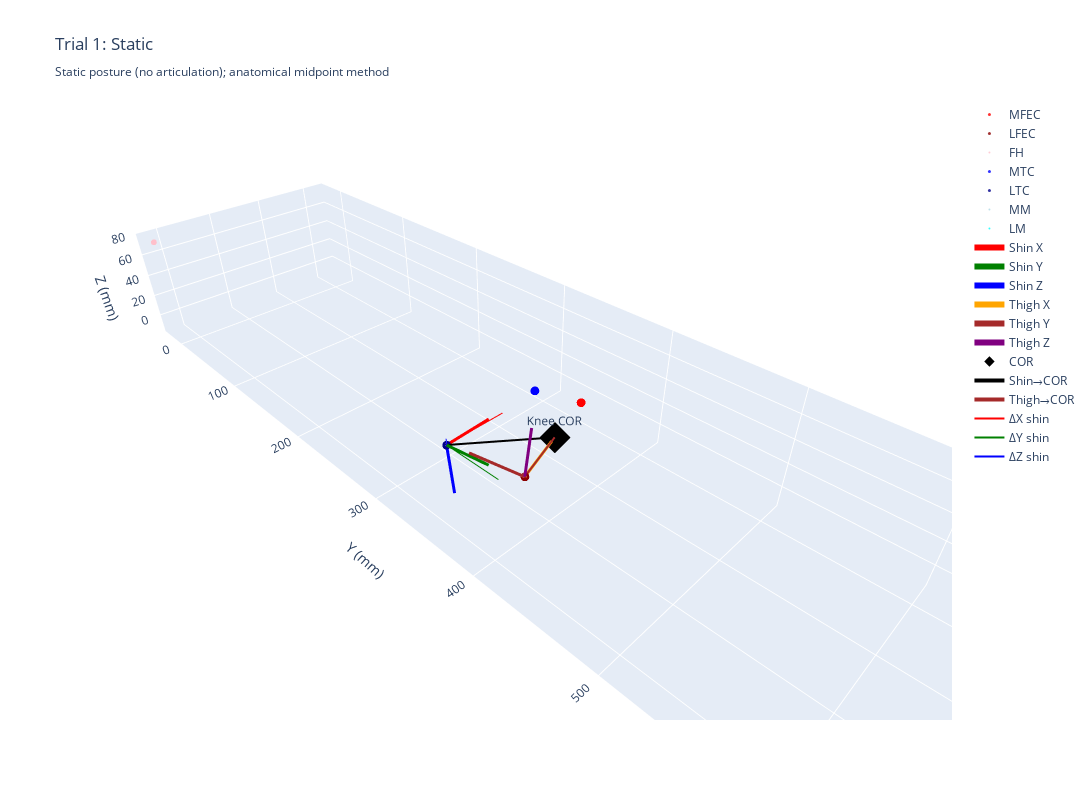
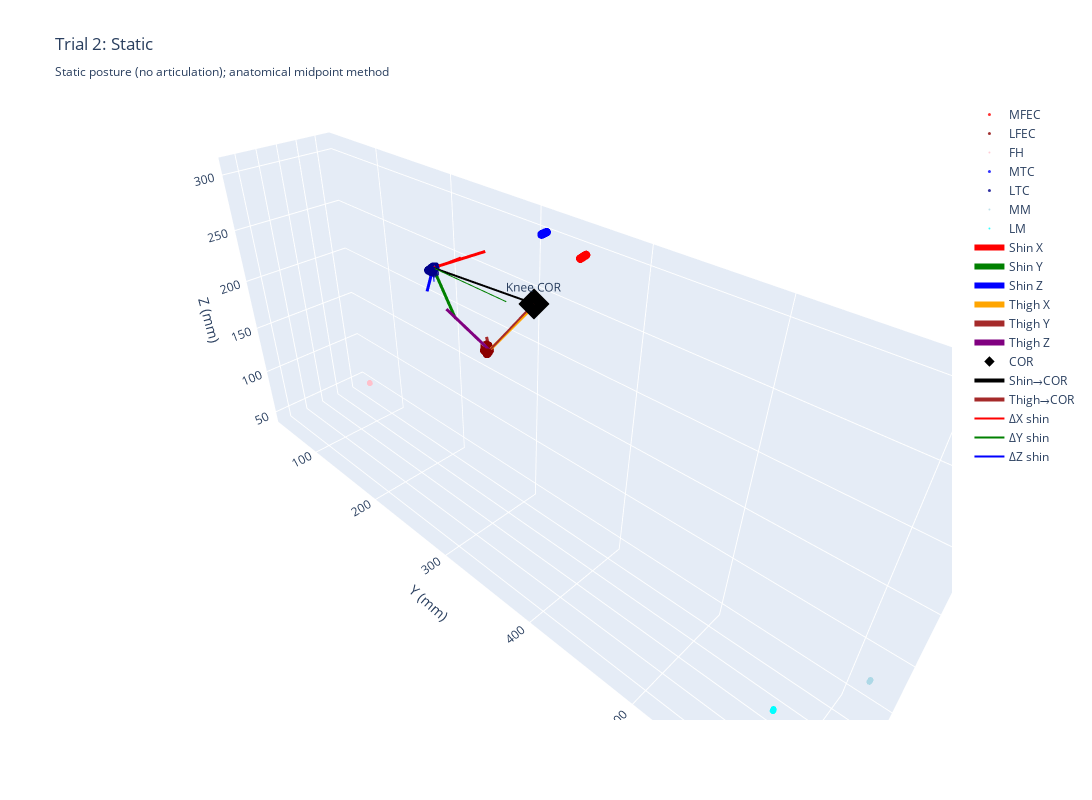
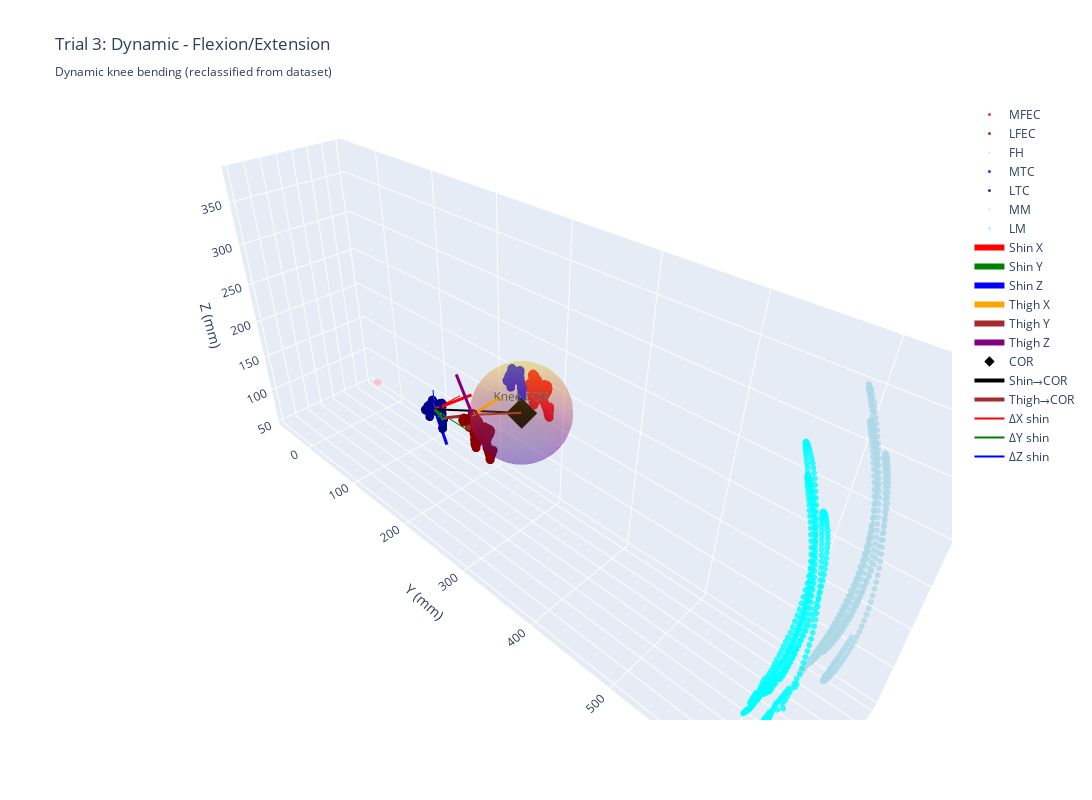
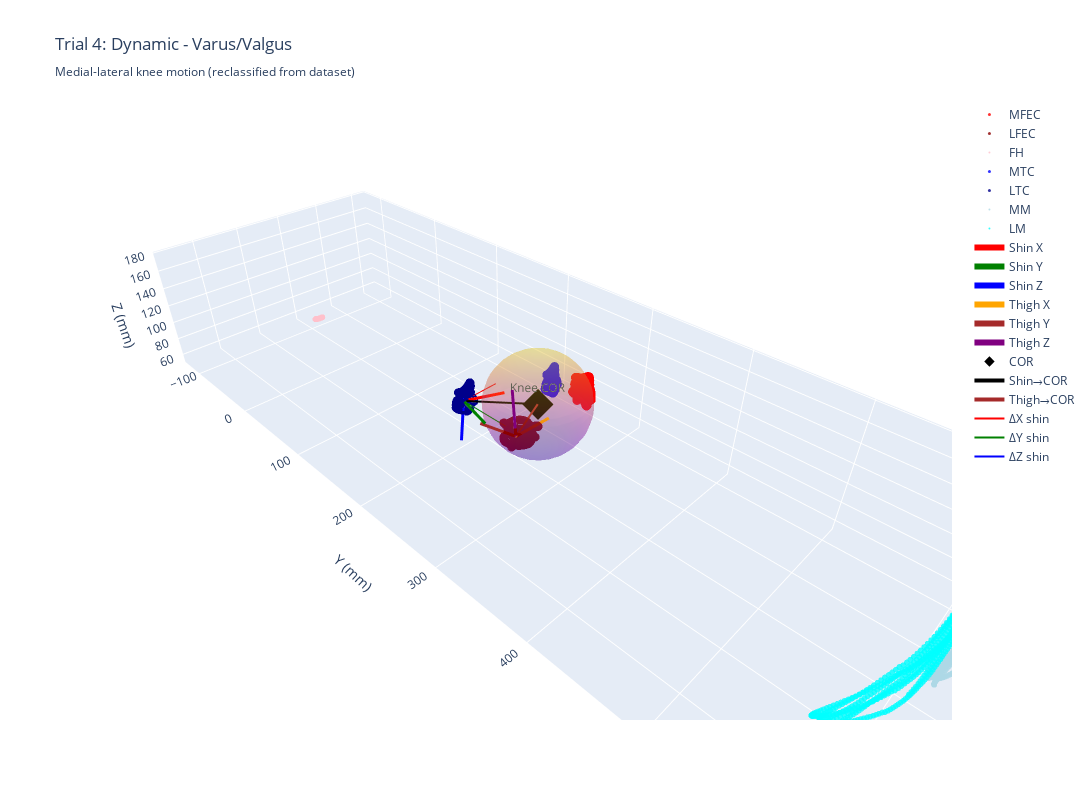

Notebook cell for these charts, in order:
### Code cell
# ====== 5. 3D VISUALIZATION FOR EACH TRIAL ======
def trace_points(name, pts, color, size=3):
    """Create scatter trace for 3D points."""
    return go.Scatter3d(
        x=pts[:,0], y=pts[:,1], z=pts[:,2],
        mode='markers', marker=dict(size=size, color=color),
        name=name, opacity=0.8
)

def trace_arrow(name, origin, vec, color, width=6):
    """Create line trace for vector arrow."""
    p2 = origin + vec
    return go.Scatter3d(
        x=[origin[0], p2[0]],
        y=[origin[1], p2[1]],
        z=[origin[2], p2[2]],
        mode='lines', line=dict(width=width, color=color),
        name=name
)

def sphere_surface(center, radius, res=24):
    """Create semi-transparent sphere surface."""
    u = np.linspace(0, 2*np.pi, res)
    v = np.linspace(0, np.pi, res)
    x = center[0] + radius * np.outer(np.cos(u), np.sin(v))
    y = center[1] + radius * np.outer(np.sin(u), np.sin(v))
    z = center[2] + radius * np.outer(np.ones_like(u), np.cos(v))
    return go.Surface(x=x, y=y, z=z, opacity=0.25, showscale=False, name='COR sphere')

# Create visualization for each trial
for trial_name, results in trials_results.items():
    print(f"\nGenerating 3D visualization for {trial_name}...")
    
    data = results["data"]
    center = results["center"]
    r = results["radius"]
    shinOrigin = results["shinOrigin"]
    thighOrigin = results["thighOrigin"]
    Rsh = results["Rsh"]
    Rth = results["Rth"]
    deltaShin = results["deltaShin"]
    deltaThigh = results["deltaThigh"]
    
    traces = []
    
    # Plot anatomical markers
    # Thigh markers (red tones)
    traces += [trace_points("MFEC", data["MFEC"], "red", size=3)]
    traces += [trace_points("LFEC", data["LFEC"], "darkred", size=3)]
    traces += [trace_points("FH", data["FH"], "pink", size=2)]
    
    # Shin markers (blue tones)
    traces += [trace_points("MTC", data["MTC"], "blue", size=3)]
    traces += [trace_points("LTC", data["LTC"], "darkblue", size=3)]
    traces += [trace_points("MM", data["MM"], "lightblue", size=2)]
    traces += [trace_points("LM", data["LM"], "cyan", size=2)]
    
    # Coordinate system visualization (at reference frame)
    scale = 40.0
    traces += [
        trace_arrow("Shin X",  shinOrigin,  scale * Rsh[:,0], "red"),
        trace_arrow("Shin Y",  shinOrigin,  scale * Rsh[:,1], "green"),
        trace_arrow("Shin Z",  shinOrigin,  scale * Rsh[:,2], "blue"),
        trace_arrow("Thigh X", thighOrigin, scale * Rth[:,0], "orange"),
        trace_arrow("Thigh Y", thighOrigin, scale * Rth[:,1], "brown"),
        trace_arrow("Thigh Z", thighOrigin, scale * Rth[:,2], "purple"),
]
    
    # Center of rotation and optional sphere
    traces += [go.Scatter3d(x=[center[0]], y=[center[1]], z=[center[2]],
                            mode='markers+text',
                            marker=dict(size=8, color='black', symbol='diamond'),
                            text=["Knee COR"],
                            textposition="top center",
                            name="COR")]
    if isinstance(r, float) and np.isfinite(r) and r > 1e-6:
        traces += [sphere_surface(center, r)]
    
    # Connection lines showing distances
    traces += [
        trace_arrow("Shin→COR",  shinOrigin,  center - shinOrigin,  "black", width=4),
        trace_arrow("Thigh→COR", thighOrigin, center - thighOrigin, "brown", width=4),
]
    
    # Per-axis component vectors (from shin origin)
    traces += [
        trace_arrow("ΔX shin", shinOrigin, np.array([deltaShin[0], 0, 0]), "red", width=2),
        trace_arrow("ΔY shin", shinOrigin, np.array([0, deltaShin[1], 0]), "green", width=2),
        trace_arrow("ΔZ shin", shinOrigin, np.array([0, 0, deltaShin[2]]), "blue", width=2),
]
    
    layout = go.Layout(
        scene=dict(
            xaxis_title="X (mm)", 
            yaxis_title="Y (mm)", 
            zaxis_title="Z (mm)",
            aspectmode='data'
        ),
        title=f"{trial_name}: {results['type']}<br><sub>{results['description']}</sub>",
        showlegend=True, 
        height=800,
        width=1200
)
    
    fig = go.Figure(data=traces, layout=layout)
    fig.show()
    
print("\n✓ All visualizations generated")

### Figure 1 — Plotly figure (JSON) as saved in the notebook; plotly's stock layout.template omitted (floating-point values rounded to 4 significant figures; data arrays with more than 128 entries replaced by an {"elided": "..."} marker saying what was removed)
{"data": [{"marker": {"color": "red", "size": 3}, "mode": "markers", "name": "MFEC", "opacity": 0.8, "type": "scatter3d", "x": {"elided": "578 float values"}, "y": {"elided": "578 float values"}, "z": {"elided": "578 float values"}}, {"marker": {"color": "darkred", "size": 3}, "mode": "markers", "name": "LFEC", "opacity": 0.8, "type": "scatter3d", "x": {"elided": "578 float values"}, "y": {"elided": "578 float values"}, "z": {"elided": "578 float values"}}, {"marker": {"color": "pink", "size": 2}, "mode": "markers", "name": "FH", "opacity": 0.8, "type": "scatter3d", "x": {"elided": "578 float values"}, "y": {"elided": "578 float values"}, "z": {"elided": "578 float values"}}, {"marker": {"color": "blue", "size": 3}, "mode": "markers", "name": "MTC", "opacity": 0.8, "type": "scatter3d", "x": {"elided": "578 float values"}, "y": {"elided": "578 float values"}, "z": {"elided": "578 float values"}}, {"marker": {"color": "darkblue", "size": 3}, "mode": "markers", "name": "LTC", "opacity": 0.8, "type": "scatter3d", "x": {"elided": "578 float values"}, "y": {"elided": "578 float values"}, "z": {"elided": "578 float values"}}, {"marker": {"color": "lightblue", "size": 2}, "mode": "markers", "name": "MM", "opacity": 0.8, "type": "scatter3d", "x": {"elided": "578 float values"}, "y": {"elided": "578 float values"}, "z": {"elided": "578 float values"}}, {"marker": {"color": "cyan", "size": 2}, "mode": "markers", "name": "LM", "opacity": 0.8, "type": "scatter3d", "x": {"elided": "578 float values"}, "y": {"elided": "578 float values"}, "z": {"elided": "578 float values"}}, {"line": {"color": "red", "width": 6}, "mode": "lines", "name": "Shin X", "type": "scatter3d", "x": [28.59, -11.38], "y": [331.8, 330.4], "z": [25.17, 25.32]}, {"line": {"color": "green", "width": 6}, "mode": "lines", "name": "Shin Y", "type": "scatter3d", "x": [28.59, 27.22], "y": [331.8, 371.5], "z": [25.17, 30.1]}, {"line": {"color": "blue", "width": 6}, "mode": "lines", "name": "Shin Z", "type": "scatter3d", "x": [28.59, 28.27], "y": [331.8, 336.7], "z": [25.17, -14.53]}, {"line": {"color": "orange", "width": 6}, "mode": "lines", "name": "Thigh X", "type": "scatter3d", "x": [18.78, -19.28], "y": [395.2, 382.9], "z": [29.72, 30.35]}, {"line": {"color": "brown", "width": 6}, "mode": "lines", "name": "Thigh Y", "type": "scatter3d", "x": [18.78, 31.04], "y": [395.2, 357.4], "z": [29.72, 34.25]}, {"line": {"color": "purple", "width": 6}, "mode": "lines", "name": "Thigh Z", "type": "scatter3d", "x": [18.78, 17.99], "y": [395.2, 399.7], "z": [29.72, 69.46]}, {"marker": {"color": "black", "size": 8, "symbol": "diamond"}, "mode": "markers+text", "name": "COR", "text": ["Knee COR"], "textposition": "top center", "type": "scatter3d", "x": [-23.41], "y": [381.6], "z": [30.43]}, {"line": {"color": "black", "width": 4}, "mode": "lines", "name": "Shin→COR", "type": "scatter3d", "x": [28.59, -23.41], "y": [331.8, 381.6], "z": [25.17, 30.43]}, {"line": {"color": "brown", "width": 4}, "mode": "lines", "name": "Thigh→COR", "type": "scatter3d", "x": [18.78, -23.41], "y": [395.2, 381.6], "z": [29.72, 30.43]}, {"line": {"color": "red", "width": 2}, "mode": "lines", "name": "ΔX shin", "type": "scatter3d", "x": [28.59, -23.41], "y": [331.8, 331.8], "z": [25.17, 25.17]}, {"line": {"color": "green", "width": 2}, "mode": "lines", "name": "ΔY shin", "type": "scatter3d", "x": [28.59, 28.59], "y": [331.8, 381.6], "z": [25.17, 25.17]}, {"line": {"color": "blue", "width": 2}, "mode": "lines", "name": "ΔZ shin", "type": "scatter3d", "x": [28.59, 28.59], "y": [331.8, 331.8], "z": [25.17, 30.43]}], "layout": {"height": 800, "scene": {"aspectmode": "data", "xaxis": {"title": {"text": "X (mm)"}}, "yaxis": {"title": {"text": "Y (mm)"}}, "zaxis": {"title": {"text": "Z (mm)"}}}, "showlegend": true, "title": {"text": "Trial 1: Static<br><sub>Static posture (no articulation); anatomical midpoint method</sub>"}, "width": 1200}}

### Figure 2 — Plotly figure (JSON) as saved in the notebook; plotly's stock layout.template omitted (floating-point values rounded to 4 significant figures; data arrays with more than 128 entries replaced by an {"elided": "..."} marker saying what was removed)
{"data": [{"marker": {"color": "red", "size": 3}, "mode": "markers", "name": "MFEC", "opacity": 0.8, "type": "scatter3d", "x": {"elided": "580 float values"}, "y": {"elided": "580 float values"}, "z": {"elided": "580 float values"}}, {"marker": {"color": "darkred", "size": 3}, "mode": "markers", "name": "LFEC", "opacity": 0.8, "type": "scatter3d", "x": {"elided": "580 float values"}, "y": {"elided": "580 float values"}, "z": {"elided": "580 float values"}}, {"marker": {"color": "pink", "size": 2}, "mode": "markers", "name": "FH", "opacity": 0.8, "type": "scatter3d", "x": {"elided": "580 float values"}, "y": {"elided": "580 float values"}, "z": {"elided": "580 float values"}}, {"marker": {"color": "blue", "size": 3}, "mode": "markers", "name": "MTC", "opacity": 0.8, "type": "scatter3d", "x": {"elided": "580 float values"}, "y": {"elided": "580 float values"}, "z": {"elided": "580 float values"}}, {"marker": {"color": "darkblue", "size": 3}, "mode": "markers", "name": "LTC", "opacity": 0.8, "type": "scatter3d", "x": {"elided": "580 float values"}, "y": {"elided": "580 float values"}, "z": {"elided": "580 float values"}}, {"marker": {"color": "lightblue", "size": 2}, "mode": "markers", "name": "MM", "opacity": 0.8, "type": "scatter3d", "x": {"elided": "580 float values"}, "y": {"elided": "580 float values"}, "z": {"elided": "580 float values"}}, {"marker": {"color": "cyan", "size": 2}, "mode": "markers", "name": "LM", "opacity": 0.8, "type": "scatter3d", "x": {"elided": "580 float values"}, "y": {"elided": "580 float values"}, "z": {"elided": "580 float values"}}, {"line": {"color": "red", "width": 6}, "mode": "lines", "name": "Shin X", "type": "scatter3d", "x": [72.65, 34.96], "y": [281.2, 293.8], "z": [288.5, 292.9]}, {"line": {"color": "green", "width": 6}, "mode": "lines", "name": "Shin Y", "type": "scatter3d", "x": [72.65, 79.63], "y": [281.2, 310.9], "z": [288.5, 262.7]}, {"line": {"color": "blue", "width": 6}, "mode": "lines", "name": "Shin Z", "type": "scatter3d", "x": [72.65, 61.23], "y": [281.2, 257.6], "z": [288.5, 258.3]}, {"line": {"color": "orange", "width": 6}, "mode": "lines", "name": "Thigh X", "type": "scatter3d", "x": [76.15, 48.7], "y": [340.6, 353.2], "z": [248.8, 275.0]}, {"line": {"color": "brown", "width": 6}, "mode": "lines", "name": "Thigh Y", "type": "scatter3d", "x": [76.15, 51.68], "y": [340.6, 311.1], "z": [248.8, 237.4]}, {"line": {"color": "purple", "width": 6}, "mode": "lines", "name": "Thigh Z", "type": "scatter3d", "x": [76.15, 91.88], "y": [340.6, 316.7], "z": [248.8, 276.8]}, {"marker": {"color": "black", "size": 8, "symbol": "diamond"}, "mode": "markers+text", "name": "COR", "text": ["Knee COR"], "textposition": "top center", "type": "scatter3d", "x": [47.3], "y": [353.5], "z": [277.9]}, {"line": {"color": "black", "width": 4}, "mode": "lines", "name": "Shin→COR", "type": "scatter3d", "x": [72.65, 47.3], "y": [281.2, 353.5], "z": [288.5, 277.9]}, {"line": {"color": "brown", "width": 4}, "mode": "lines", "name": "Thigh→COR", "type": "scatter3d", "x": [76.15, 47.3], "y": [340.6, 353.5], "z": [248.8, 277.9]}, {"line": {"color": "red", "width": 2}, "mode": "lines", "name": "ΔX shin", "type": "scatter3d", "x": [72.65, 47.3], "y": [281.2, 281.2], "z": [288.5, 288.5]}, {"line": {"color": "green", "width": 2}, "mode": "lines", "name": "ΔY shin", "type": "scatter3d", "x": [72.65, 72.65], "y": [281.2, 353.5], "z": [288.5, 288.5]}, {"line": {"color": "blue", "width": 2}, "mode": "lines", "name": "ΔZ shin", "type": "scatter3d", "x": [72.65, 72.65], "y": [281.2, 281.2], "z": [288.5, 277.9]}], "layout": {"height": 800, "scene": {"aspectmode": "data", "xaxis": {"title": {"text": "X (mm)"}}, "yaxis": {"title": {"text": "Y (mm)"}}, "zaxis": {"title": {"text": "Z (mm)"}}}, "showlegend": true, "title": {"text": "Trial 2: Static<br><sub>Static posture (no articulation); anatomical midpoint method</sub>"}, "width": 1200}}

### Figure 3 — Plotly figure (JSON) as saved in the notebook; plotly's stock layout.template omitted (floating-point values rounded to 4 significant figures; data arrays with more than 128 entries replaced by an {"elided": "..."} marker saying what was removed)
{"data": [{"marker": {"color": "red", "size": 3}, "mode": "markers", "name": "MFEC", "opacity": 0.8, "type": "scatter3d", "x": {"elided": "414 float values"}, "y": {"elided": "414 float values"}, "z": {"elided": "414 float values"}}, {"marker": {"color": "darkred", "size": 3}, "mode": "markers", "name": "LFEC", "opacity": 0.8, "type": "scatter3d", "x": {"elided": "414 float values"}, "y": {"elided": "414 float values"}, "z": {"elided": "414 float values"}}, {"marker": {"color": "pink", "size": 2}, "mode": "markers", "name": "FH", "opacity": 0.8, "type": "scatter3d", "x": {"elided": "414 float values"}, "y": {"elided": "414 float values"}, "z": {"elided": "414 float values"}}, {"marker": {"color": "blue", "size": 3}, "mode": "markers", "name": "MTC", "opacity": 0.8, "type": "scatter3d", "x": {"elided": "414 float values"}, "y": {"elided": "414 float values"}, "z": {"elided": "414 float values"}}, {"marker": {"color": "darkblue", "size": 3}, "mode": "markers", "name": "LTC", "opacity": 0.8, "type": "scatter3d", "x": {"elided": "414 float values"}, "y": {"elided": "414 float values"}, "z": {"elided": "414 float values"}}, {"marker": {"color": "lightblue", "size": 2}, "mode": "markers", "name": "MM", "opacity": 0.8, "type": "scatter3d", "x": {"elided": "414 float values"}, "y": {"elided": "414 float values"}, "z": {"elided": "414 float values"}}, {"marker": {"color": "cyan", "size": 2}, "mode": "markers", "name": "LM", "opacity": 0.8, "type": "scatter3d", "x": {"elided": "414 float values"}, "y": {"elided": "414 float values"}, "z": {"elided": "414 float values"}}, {"line": {"color": "red", "width": 6}, "mode": "lines", "name": "Shin X", "type": "scatter3d", "x": [101.4, 64.87], "y": [239.6, 254.5], "z": [211.6, 218.5]}, {"line": {"color": "green", "width": 6}, "mode": "lines", "name": "Shin Y", "type": "scatter3d", "x": [101.4, 117.7], "y": [239.6, 273.8], "z": [211.6, 224.5]}, {"line": {"color": "blue", "width": 6}, "mode": "lines", "name": "Shin Z", "type": "scatter3d", "x": [101.4, 100.3], "y": [239.6, 254.2], "z": [211.6, 174.4]}, {"line": {"color": "orange", "width": 6}, "mode": "lines", "name": "Thigh X", "type": "scatter3d", "x": [112.9, 73.11], "y": [310.0, 305.7], "z": [246.2, 244.6]}, {"line": {"color": "brown", "width": 6}, "mode": "lines", "name": "Thigh Y", "type": "scatter3d", "x": [112.9, 117.4], "y": [310.0, 275.1], "z": [246.2, 227.3]}, {"line": {"color": "purple", "width": 6}, "mode": "lines", "name": "Thigh Z", "type": "scatter3d", "x": [112.9, 113.5], "y": [310.0, 291.0], "z": [246.2, 281.4]}, {"marker": {"color": "black", "size": 8, "symbol": "diamond"}, "mode": "markers+text", "name": "COR", "text": ["Knee COR"], "textposition": "top center", "type": "scatter3d", "x": [67.62], "y": [327.8], "z": [234.7]}, {"name": "COR sphere", "opacity": 0.25, "showscale": false, "type": "surface", "x": {"elided": "24x24 float values"}, "y": {"elided": "24x24 float values"}, "z": {"elided": "24x24 float values"}}, {"line": {"color": "black", "width": 4}, "mode": "lines", "name": "Shin→COR", "type": "scatter3d", "x": [101.4, 67.62], "y": [239.6, 327.8], "z": [211.6, 234.7]}, {"line": {"color": "brown", "width": 4}, "mode": "lines", "name": "Thigh→COR", "type": "scatter3d", "x": [112.9, 67.62], "y": [310.0, 327.8], "z": [246.2, 234.7]}, {"line": {"color": "red", "width": 2}, "mode": "lines", "name": "ΔX shin", "type": "scatter3d", "x": [101.4, 67.62], "y": [239.6, 239.6], "z": [211.6, 211.6]}, {"line": {"color": "green", "width": 2}, "mode": "lines", "name": "ΔY shin", "type": "scatter3d", "x": [101.4, 101.4], "y": [239.6, 327.8], "z": [211.6, 211.6]}, {"line": {"color": "blue", "width": 2}, "mode": "lines", "name": "ΔZ shin", "type": "scatter3d", "x": [101.4, 101.4], "y": [239.6, 239.6], "z": [211.6, 234.7]}], "layout": {"height": 800, "scene": {"aspectmode": "data", "xaxis": {"title": {"text": "X (mm)"}}, "yaxis": {"title": {"text": "Y (mm)"}}, "zaxis": {"title": {"text": "Z (mm)"}}}, "showlegend": true, "title": {"text": "Trial 3: Dynamic - Flexion/Extension<br><sub>Dynamic knee bending (reclassified from dataset)</sub>"}, "width": 1200}}

### Figure 4 — Plotly figure (JSON) as saved in the notebook; plotly's stock layout.template omitted (floating-point values rounded to 4 significant figures; data arrays with more than 128 entries replaced by an {"elided": "..."} marker saying what was removed)
{"data": [{"marker": {"color": "red", "size": 3}, "mode": "markers", "name": "MFEC", "opacity": 0.8, "type": "scatter3d", "x": {"elided": "586 float values"}, "y": {"elided": "586 float values"}, "z": {"elided": "586 float values"}}, {"marker": {"color": "darkred", "size": 3}, "mode": "markers", "name": "LFEC", "opacity": 0.8, "type": "scatter3d", "x": {"elided": "586 float values"}, "y": {"elided": "586 float values"}, "z": {"elided": "586 float values"}}, {"marker": {"color": "pink", "size": 2}, "mode": "markers", "name": "FH", "opacity": 0.8, "type": "scatter3d", "x": {"elided": "586 float values"}, "y": {"elided": "586 float values"}, "z": {"elided": "586 float values"}}, {"marker": {"color": "blue", "size": 3}, "mode": "markers", "name": "MTC", "opacity": 0.8, "type": "scatter3d", "x": {"elided": "586 float values"}, "y": {"elided": "586 float values"}, "z": {"elided": "586 float values"}}, {"marker": {"color": "darkblue", "size": 3}, "mode": "markers", "name": "LTC", "opacity": 0.8, "type": "scatter3d", "x": {"elided": "586 float values"}, "y": {"elided": "586 float values"}, "z": {"elided": "586 float values"}}, {"marker": {"color": "lightblue", "size": 2}, "mode": "markers", "name": "MM", "opacity": 0.8, "type": "scatter3d", "x": {"elided": "586 float values"}, "y": {"elided": "586 float values"}, "z": {"elided": "586 float values"}}, {"marker": {"color": "cyan", "size": 2}, "mode": "markers", "name": "LM", "opacity": 0.8, "type": "scatter3d", "x": {"elided": "586 float values"}, "y": {"elided": "586 float values"}, "z": {"elided": "586 float values"}}, {"line": {"color": "red", "width": 6}, "mode": "lines", "name": "Shin X", "type": "scatter3d", "x": [95.45, 57.19], "y": [228.6, 239.3], "z": [126.6, 122.0]}, {"line": {"color": "green", "width": 6}, "mode": "lines", "name": "Shin Y", "type": "scatter3d", "x": [95.45, 106.1], "y": [228.6, 267.1], "z": [126.6, 128.2]}, {"line": {"color": "blue", "width": 6}, "mode": "lines", "name": "Shin Z", "type": "scatter3d", "x": [95.45, 100.3], "y": [228.6, 228.8], "z": [126.6, 86.93]}, {"line": {"color": "orange", "width": 6}, "mode": "lines", "name": "Thigh X", "type": "scatter3d", "x": [104.3, 64.45], "y": [300.6, 299.2], "z": [132.1, 128.8]}, {"line": {"color": "brown", "width": 6}, "mode": "lines", "name": "Thigh Y", "type": "scatter3d", "x": [104.3, 106.3], "y": [300.6, 261.2], "z": [132.1, 125.3]}, {"line": {"color": "purple", "width": 6}, "mode": "lines", "name": "Thigh Z", "type": "scatter3d", "x": [104.3, 101.3], "y": [300.6, 293.7], "z": [132.1, 171.3]}, {"marker": {"color": "black", "size": 8, "symbol": "diamond"}, "mode": "markers+text", "name": "COR", "text": ["Knee COR"], "textposition": "top center", "type": "scatter3d", "x": [57.51], "y": [279.9], "z": [129.9]}, {"name": "COR sphere", "opacity": 0.25, "showscale": false, "type": "surface", "x": {"elided": "24x24 float values"}, "y": {"elided": "24x24 float values"}, "z": {"elided": "24x24 float values"}}, {"line": {"color": "black", "width": 4}, "mode": "lines", "name": "Shin→COR", "type": "scatter3d", "x": [95.45, 57.51], "y": [228.6, 279.9], "z": [126.6, 129.9]}, {"line": {"color": "brown", "width": 4}, "mode": "lines", "name": "Thigh→COR", "type": "scatter3d", "x": [104.3, 57.51], "y": [300.6, 279.9], "z": [132.1, 129.9]}, {"line": {"color": "red", "width": 2}, "mode": "lines", "name": "ΔX shin", "type": "scatter3d", "x": [95.45, 57.51], "y": [228.6, 228.6], "z": [126.6, 126.6]}, {"line": {"color": "green", "width": 2}, "mode": "lines", "name": "ΔY shin", "type": "scatter3d", "x": [95.45, 95.45], "y": [228.6, 279.9], "z": [126.6, 126.6]}, {"line": {"color": "blue", "width": 2}, "mode": "lines", "name": "ΔZ shin", "type": "scatter3d", "x": [95.45, 95.45], "y": [228.6, 228.6], "z": [126.6, 129.9]}], "layout": {"height": 800, "scene": {"aspectmode": "data", "xaxis": {"title": {"text": "X (mm)"}}, "yaxis": {"title": {"text": "Y (mm)"}}, "zaxis": {"title": {"text": "Z (mm)"}}}, "showlegend": true, "title": {"text": "Trial 4: Dynamic - Varus/Valgus<br><sub>Medial-lateral knee motion (reclassified from dataset)</sub>"}, "width": 1200}}
